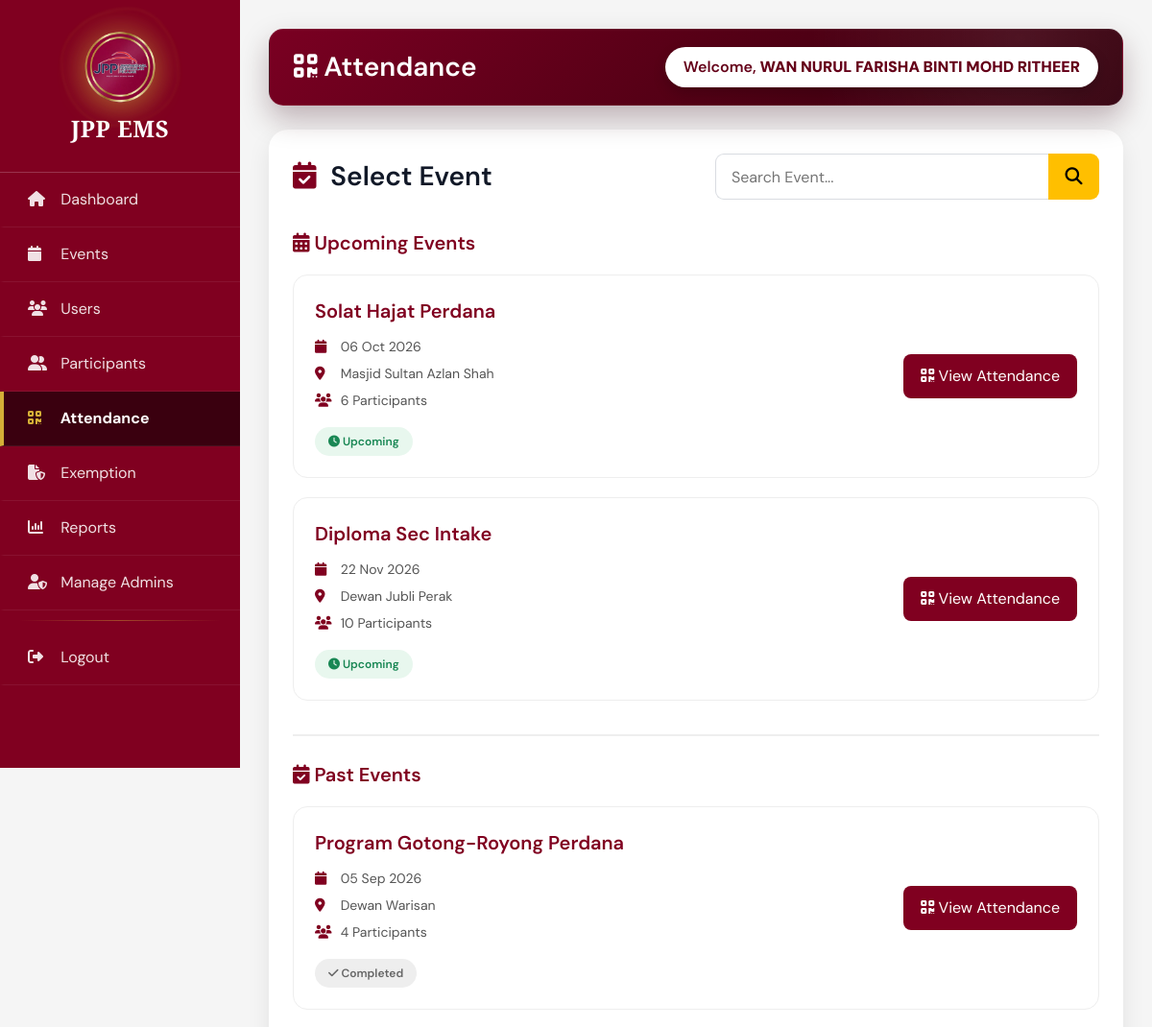
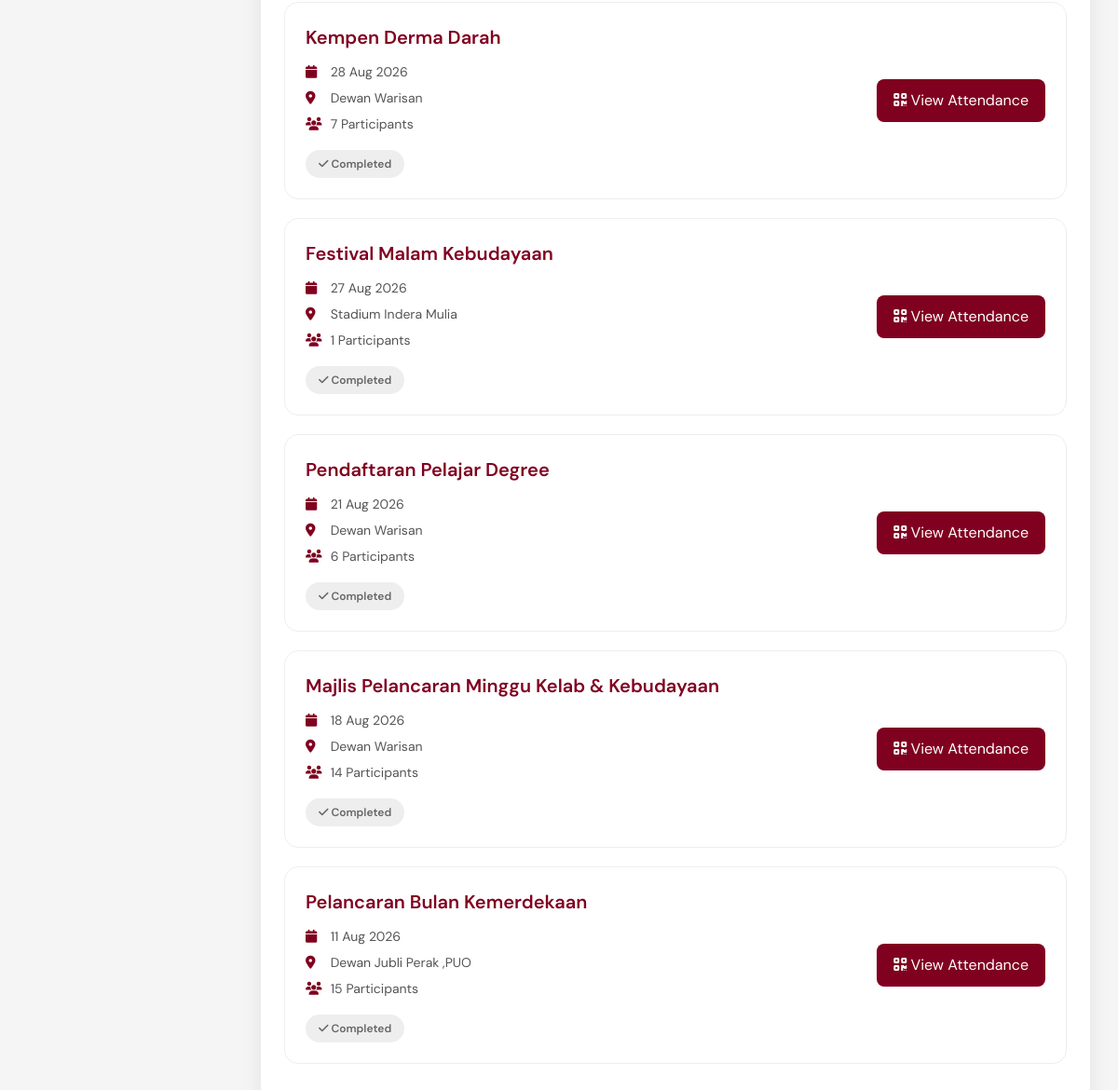
Page /ems/admin/attendance.php (signed in) on the committed database (2 pictures, top to bottom).
### tables this page shows
CREATE TABLE `events` (
  `event_id` int(11) NOT NULL,
  `event_title` varchar(200) NOT NULL,
  `description` text NOT NULL,
  `event_date` date NOT NULL,
  `start_time` time NOT NULL,
  `end_time` time NOT NULL,
  `venue` varchar(200) NOT NULL,
  `quota` int(11) NOT NULL,
  `poster` varchar(255) NOT NULL,
  `status` varchar(20) NOT NULL
);

### ems/admin/attendance.php (the view, shortened to what this page needs)
<?php
include("../includes/db.php");
$search = "";
$sql = "
    SELECT
        events.event_id,
        events.event_title,
        events.event_date,
        events.venue,
        events.status,
        COUNT(
            registrations.registration_id
        ) AS total_participants
    FROM events
    LEFT JOIN registrations
    ON events.event_id =
       registrations.event_id
";
$sql .= "
    GROUP BY
        events.event_id,
        events.event_title,
        events.event_date,
        events.venue,
        events.status
    ORDER BY
        CASE
            WHEN events.event_date >= CURDATE()
            THEN 0
            ELSE 1
        END ASC,
        CASE
            WHEN events.event_date >= CURDATE()
            THEN events.event_date
        END ASC,
        CASE
            WHEN events.event_date < CURDATE()
            THEN events.event_date
        END DESC
";
$result =
    mysqli_query(
        $conn,
        $sql
    );
?>
<!DOCTYPE html>
<html lang="en">
<head>
<link
    href="https://cdn.jsdelivr.net/npm/bootstrap@5.3.3/dist/css/bootstrap.min.css"
    rel="stylesheet"
>
<link
    href="https://cdnjs.cloudflare.com/ajax/libs/font-awesome/6.5.2/css/all.min.css"
    rel="stylesheet"
>
</head>
<body>
<?php
include("admin_menu.php");
?>
<div class="main">
    <div class="topbar">
        <h3>
            <i class="fa fa-qrcode"></i>
            Attendance
        </h3>
        <span>
            Welcome,
            <b>
                <?php
                echo htmlspecialchars(
                    $_SESSION['admin_name'] ?? 'Admin'
                );
                ?>
            </b>
        </span>
    </div>
    <div class="card-box">
        <div class="event-header">
            <h4>
                <i class="fa fa-calendar-check"></i>
                Select Event
            </h4>
            <form
                method="GET"
                action="attendance.php"
                class="search-box"
            >
                <input
                    type="text"
                    name="search"
                    placeholder="Search Event..."
                    value="<?php echo htmlspecialchars($search); ?>"
                >
                <button
                    type="submit"
                    class="search-btn"
                >
                    <i class="fa fa-search"></i>
                </button>
            </form>
        </div>
<?php
if(
    $result &&
    mysqli_num_rows($result) > 0
)
{
    $upcoming_started = false;
    $past_started = false;
    while(
        $row =
        mysqli_fetch_assoc($result)
    )
    {
        $event_date =
            strtotime(
                $row['event_date']
            );
        $today =
            strtotime(
                date("Y-m-d")
            );
        if($event_date >= $today)
        {
            if(!$upcoming_started)
            {
                $upcoming_started = true;
?>
                <div
                    class="section-title"
                    style="
                        color:#800020;
                        font-size:20px;
                        font-weight:600;
                        margin-bottom:18px;
                    "
                >
                    <i class="fa fa-calendar-days"></i>
                    Upcoming Events
                </div>
<?php
            }
            if(
                date(
                    "Y-m-d",
                    $event_date
                )
                ==
                date("Y-m-d")
            )
            {
                $status_class =
                    "background:#fff3cd;color:#856404;";
                $status_text =
                    "Today";
            }
            else
            {
                $status_class =
                    "background:#e8f7ee;color:#198754;";
                $status_text =
                    "Upcoming";
            }
        }
        else
        {
            if(!$past_started)
            {
                $past_started = true;
?>
                <div
                    style="
                        margin-top:35px;
                        padding-top:25px;
                        border-top:2px solid #eeeeee;
                        color:#800020;
                        font-size:20px;
                        font-weight:600;
                        margin-bottom:18px;
                    "
                >
                    <i class="fa fa-calendar-check"></i>
                    Past Events
                </div>
<?php
            }
            $status_class =
                "background:#eeeeee;color:#666;";
            $status_text =
                "Completed";
        }
?>
        <div class="event-card">
            <div class="row align-items-center">
                <div class="col-md-8">
                    <div class="event-title">
                        <?php
                        echo htmlspecialchars(
                            $row['event_title']
                        );
                        ?>
                    </div>
                    <div class="event-info">
                        <i class="fa fa-calendar"></i>
                        <?php
                        if(!empty($row['event_date']))
                        {
                            echo date(
                                "d M Y",
                                $event_date
                            );
                        }
                        else
                        {
                            echo "-";
                        }
                        ?>
                    </div>
                    <div class="event-info">
                        <i class="fa fa-location-dot"></i>
                        <?php
                        echo htmlspecialchars(
                            $row['venue']
                        );
                        ?>
                    </div>
                    <div class="event-info">
                        <i class="fa fa-users"></i>
                        <?php
                        echo $row[
                            'total_participants'
                        ];
                        ?>
                        Participants
                    </div>
                    <span
                        style="
                            display:inline-block;
                            padding:6px 14px;
                            border-radius:20px;
                            font-size:12px;
                            font-weight:600;
                            margin-top:10px;
                            <?php echo $status_class; ?>
                        "
                    >
                        <?php
                        if($status_text == "Today")
                        {
                        ?>
                            <i class="fa fa-star"></i>
                        <?php
                        }
                        elseif($status_text == "Upcoming")
                        {
                        ?>
                            <i class="fa fa-clock"></i>
                        <?php
                        }
                        else
                        {
                        ?>
                            <i class="fa fa-check"></i>
                        <?php
                        }
                        echo " " . $status_text;
                        ?>
                    </span>
                </div>
                <div
                    class="col-md-4 text-md-end text-center"
                >
                    <a
                        href="attendance_event.php?event_id=<?php echo (int)$row['event_id']; ?>"
                        class="btn-view"
                    >
                        <i class="fa fa-qrcode"></i>
                        View Attendance
                    </a>
                </div>
            </div>
        </div>
<?php
    }
}
?>
    </div>
</div>
</body>
</html>

### ems/admin/admin_menu.php (shortened to what this page needs)
<?php
$__current_page = basename($_SERVER['PHP_SELF']);
$__admin_menu_groups = [
    'dashboard'      => ['dashboard.php'],
    'events'         => ['events.php', 'add_event.php', 'edit_event.php'],
    'users'          => ['manage_users.php', 'add_user.php', 'edit_user.php', 'view_user.php'],
    'participants'   => ['participants.php', 'participants_event.php'],
    'attendance'     => ['attendance.php', 'attendance_event.php'],
    'exemption'      => ['exemption.php'],
    'reports'        => ['reports.php', 'report_event.php'],
    'manage_admins'  => ['manage_admins.php'],
];
function admin_menu_active($group, $current, $groups)
{
    return in_array($current, $groups[$group]) ? ' active' : '';
}
?>
<div class="sidebar" id="adminSidebar">
    <div class="logo">
        <img
            src="../assets/images/logo.png"
            alt="JPP Logo"
        >
        <h4>JPP EMS</h4>
    </div>
    <a href="dashboard.php" class="<?= admin_menu_active('dashboard', $__current_page, $__admin_menu_groups) ?>">
        <i class="fa fa-home"></i>
        Dashboard
    </a>
    <a href="events.php" class="<?= admin_menu_active('events', $__current_page, $__admin_menu_groups) ?>">
        <i class="fa fa-calendar"></i>
        Events
    </a>
    <a href="manage_users.php" class="<?= admin_menu_active('users', $__current_page, $__admin_menu_groups) ?>">
        <i class="fa fa-users"></i>
         Users
    </a>
    <a href="participants.php" class="<?= admin_menu_active('participants', $__current_page, $__admin_menu_groups) ?>">
        <i class="fa fa-user-group"></i>
        Participants
    </a>
    <a href="attendance.php" class="<?= admin_menu_active('attendance', $__current_page, $__admin_menu_groups) ?>">
        <i class="fa fa-qrcode"></i>
        Attendance
    </a>
    <a href="exemption.php" class="<?= admin_menu_active('exemption', $__current_page, $__admin_menu_groups) ?>">
        <i class="fa fa-file-shield"></i>
        Exemption
    </a>
    <a href="reports.php" class="<?= admin_menu_active('reports', $__current_page, $__admin_menu_groups) ?>">
        <i class="fa fa-chart-column"></i>
        Reports
    </a>
    <a href="manage_admins.php" class="<?= admin_menu_active('manage_admins', $__current_page, $__admin_menu_groups) ?>">
        <i class="fa fa-user-shield"></i>
        Manage Admins
    </a>
    <div class="sidebar-divider"></div>
    <a href="logout.php">
        <i class="fa fa-right-from-bracket"></i>
        Logout
    </a>
</div>

### ems/admin/attendance.php (style rules this page uses)
* { margin: 0; padding: 0; box-sizing: border-box; font-family:'DM Sans',sans-serif; }
body { background: #f5f5f5; }
.main { margin-left: 250px; padding: 30px; }
.topbar { background: white; padding: 18px 25px; border-radius: 15px; box-shadow: 0 10px 25px rgba(0,0,0,.08); display: flex; justify-content: space-between; align-items: center; margin-bottom: 25px; }
.topbar h3 { color: #800020; margin: 0; font-weight: 600; }
.card-box { background: white; padding: 25px; border-radius: 20px; box-shadow: 0 10px 25px rgba(0,0,0,.08); }
.event-header { display: flex; justify-content: space-between; align-items: center; margin-bottom: 30px; }
.event-header h4 { color: #111827; font-size: 28px; font-weight: 600; margin: 0; }
.event-header h4 i { color: #800020; margin-right: 8px; }
.search-box { display: flex; width: 400px; height: 48px; }
.search-box input { flex: 1; height: 48px; border: 1px solid #d9dce1; border-right: none; border-radius: 9px 0 0 9px; padding: 0 16px; font-size: 16px; outline: none; }
.search-btn { width: 53px; height: 48px; border: none; background: #ffbf00; color: #000; border-radius: 0 9px 9px 0; font-size: 18px; display: flex; align-items: center; justify-content: center; cursor: pointer; }
.event-card { background: white; border: 1px solid #eeeeee; border-radius: 15px; padding: 22px; margin-bottom: 20px; transition: .3s; }
.event-title { color: #800020; font-size: 20px; font-weight: 600; margin-bottom: 12px; }
.event-info { color: #555; font-size: 14px; margin-bottom: 7px; }
.event-info i { width: 23px; color: #800020; }
.btn-view { background: #800020; color: white; border: none; padding: 11px 18px; border-radius: 8px; text-decoration: none; display: inline-block; }

### rows in the picture
events: shows "Upcoming Events", event_title "Solat Hajat Perdana", event_date "06 Oct 2026", venue "Masjid Sultan Azlan Shah", row "6", event_date "Upcoming"
events: event_title "Diploma Sec Intake", event_date "22 Nov 2026", venue "Dewan Jubli Perak", row "10", event_date "Upcoming"
events: shows "Past Events", event_title "Program Gotong-Royong Perdana", event_date "05 Sep 2026", venue "Dewan Warisan", row "4", event_date "Completed"
events: event_title "Kempen Derma Darah", event_date "28 Aug 2026", venue "Dewan Warisan", row "7", event_date "Completed"
events: event_title "Festival Malam Kebudayaan", event_date "27 Aug 2026", venue "Stadium Indera Mulia", row "1", event_date "Completed"
events: event_title "Pendaftaran Pelajar Degree", event_date "21 Aug 2026", venue "Dewan Warisan", row "6", event_date "Completed"
events: event_title "Majlis Pelancaran Minggu Kelab & Kebudayaan", event_date "18 Aug 2026", venue "Dewan Warisan", row "14", event_date "Completed"
events: event_title "Pelancaran Bulan Kemerdekaan", event_date "11 Aug 2026", venue "Dewan Jubli Perak ,PUO", row "15", event_date "Completed"

### other values in the picture
$_SESSION['admin_name'] "WAN NURUL FARISHA BINTI MOHD RITHEER"
